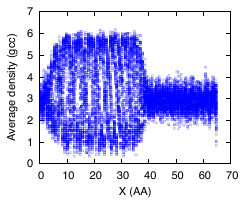

This chart was generated by the following gnuplot code:
set terminal pdf size 2.5,2.0 enhanced color font "Times,12" background rgb 'white'
set encoding iso_8859_1 
set output "den_profile.pdf"

set xrange [0:70]
set yrange [0:7]

set xlabel "X (\AA)"
set ylabel "Average density (gcc)"

z(x) = (x - 0.5) * 0.5

p 'density_profile_traj_30GPa_5500K_last_100_steps.lammpstrj.dat' u (z($1)):($2) w p pt 5 ps 0.25 lc rgb "#DD0000FF" title ""
